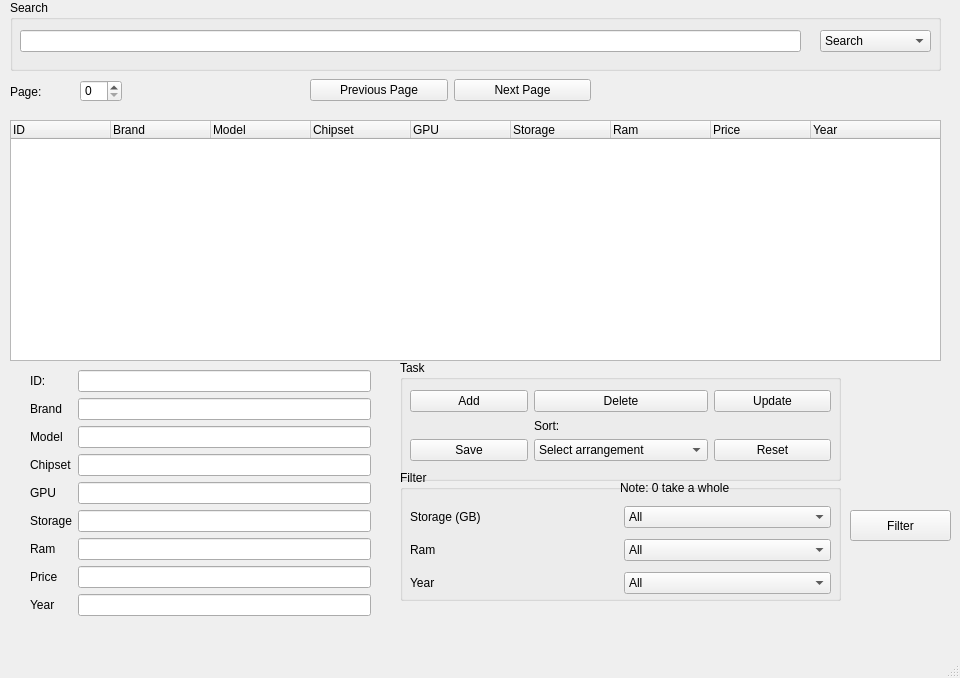
<?xml version="1.0" encoding="UTF-8"?>
<ui version="4.0">
 <class>MainWindow</class>
 <widget class="QMainWindow" name="MainWindow">
  <property name="geometry">
   <rect>
    <x>0</x>
    <y>0</y>
    <width>960</width>
    <height>678</height>
   </rect>
  </property>
  <property name="windowTitle">
   <string>MainWindow</string>
  </property>
  <widget class="QWidget" name="centralwidget">
   <widget class="QTreeWidget" name="treeWidget">
    <property name="geometry">
     <rect>
      <x>10</x>
      <y>120</y>
      <width>931</width>
      <height>241</height>
     </rect>
    </property>
    <column>
     <property name="text">
      <string>ID</string>
     </property>
    </column>
    <column>
     <property name="text">
      <string>Brand</string>
     </property>
    </column>
    <column>
     <property name="text">
      <string>Model</string>
     </property>
    </column>
    <column>
     <property name="text">
      <string>Chipset</string>
     </property>
    </column>
    <column>
     <property name="text">
      <string>GPU</string>
     </property>
    </column>
    <column>
     <property name="text">
      <string>Storage</string>
     </property>
    </column>
    <column>
     <property name="text">
      <string>Ram</string>
     </property>
    </column>
    <column>
     <property name="text">
      <string>Price</string>
     </property>
    </column>
    <column>
     <property name="text">
      <string>Year</string>
     </property>
    </column>
   </widget>
   <widget class="QGroupBox" name="groupBox_4">
    <property name="geometry">
     <rect>
      <x>400</x>
      <y>360</y>
      <width>441</width>
      <height>121</height>
     </rect>
    </property>
    <property name="title">
     <string>Task</string>
    </property>
    <widget class="QWidget" name="gridLayoutWidget_4">
     <property name="geometry">
      <rect>
       <x>10</x>
       <y>30</y>
       <width>421</width>
       <height>71</height>
      </rect>
     </property>
     <layout class="QGridLayout" name="gridLayout_5">
      <item row="3" column="0">
       <widget class="QPushButton" name="btnSave">
        <property name="text">
         <string>Save</string>
        </property>
       </widget>
      </item>
      <item row="1" column="0">
       <widget class="QPushButton" name="btnAdd_2">
        <property name="text">
         <string>Add</string>
        </property>
       </widget>
      </item>
      <item row="3" column="1">
       <widget class="QComboBox" name="cbSort_2">
        <item>
         <property name="text">
          <string>Select arrangement</string>
         </property>
        </item>
        <item>
         <property name="text">
          <string>Sort by Model -  A --&gt; Z</string>
         </property>
        </item>
        <item>
         <property name="text">
          <string>Sort by Model - Z --&gt; A</string>
         </property>
        </item>
        <item>
         <property name="text">
          <string>Sort by Price - Ascending</string>
         </property>
        </item>
        <item>
         <property name="text">
          <string>Sort by Price - Descending</string>
         </property>
        </item>
       </widget>
      </item>
      <item row="1" column="1">
       <widget class="QPushButton" name="btnDelete_2">
        <property name="text">
         <string>Delete</string>
        </property>
       </widget>
      </item>
      <item row="1" column="2">
       <widget class="QPushButton" name="btnUpdate_2">
        <property name="text">
         <string>Update</string>
        </property>
       </widget>
      </item>
      <item row="3" column="2">
       <widget class="QPushButton" name="btnClear">
        <property name="text">
         <string>Reset</string>
        </property>
       </widget>
      </item>
      <item row="2" column="1">
       <widget class="QLabel" name="label_8">
        <property name="text">
         <string>Sort:</string>
        </property>
       </widget>
      </item>
     </layout>
    </widget>
   </widget>
   <widget class="QWidget" name="formLayoutWidget">
    <property name="geometry">
     <rect>
      <x>30</x>
      <y>370</y>
      <width>341</width>
      <height>263</height>
     </rect>
    </property>
    <layout class="QFormLayout" name="formLayout_2">
     <item row="0" column="0">
      <widget class="QLabel" name="label_10">
       <property name="text">
        <string>ID:</string>
       </property>
      </widget>
     </item>
     <item row="0" column="1">
      <widget class="QLineEdit" name="txtID_2">
       <property name="tabletTracking">
        <bool>false</bool>
       </property>
      </widget>
     </item>
     <item row="1" column="0">
      <widget class="QLabel" name="dLabel_3">
       <property name="text">
        <string>Brand</string>
       </property>
      </widget>
     </item>
     <item row="1" column="1">
      <widget class="QLineEdit" name="txtBrand_2"/>
     </item>
     <item row="2" column="0">
      <widget class="QLabel" name="label_11">
       <property name="text">
        <string>Model</string>
       </property>
      </widget>
     </item>
     <item row="2" column="1">
      <widget class="QLineEdit" name="txtModel_2"/>
     </item>
     <item row="3" column="0">
      <widget class="QLabel" name="label_12">
       <property name="text">
        <string>Chipset</string>
       </property>
      </widget>
     </item>
     <item row="3" column="1">
      <widget class="QLineEdit" name="txtChipset_2"/>
     </item>
     <item row="4" column="0">
      <widget class="QLabel" name="tx_2">
       <property name="text">
        <string>GPU</string>
       </property>
      </widget>
     </item>
     <item row="4" column="1">
      <widget class="QLineEdit" name="txtGPU_2"/>
     </item>
     <item row="5" column="0">
      <widget class="QLabel" name="label_13">
       <property name="text">
        <string>Storage</string>
       </property>
      </widget>
     </item>
     <item row="5" column="1">
      <widget class="QLineEdit" name="txtStorage_2"/>
     </item>
     <item row="6" column="0">
      <widget class="QLabel" name="label_14">
       <property name="text">
        <string>Ram</string>
       </property>
      </widget>
     </item>
     <item row="6" column="1">
      <widget class="QLineEdit" name="txtRam_2"/>
     </item>
     <item row="7" column="0">
      <widget class="QLabel" name="dLabel_4">
       <property name="text">
        <string>Price</string>
       </property>
      </widget>
     </item>
     <item row="7" column="1">
      <widget class="QLineEdit" name="txtPrice_2"/>
     </item>
     <item row="8" column="0">
      <widget class="QLabel" name="dQWDLabel_2">
       <property name="text">
        <string>Year</string>
       </property>
      </widget>
     </item>
     <item row="8" column="1">
      <widget class="QLineEdit" name="txtYear_2"/>
     </item>
    </layout>
   </widget>
   <widget class="QLabel" name="lbPage">
    <property name="geometry">
     <rect>
      <x>10</x>
      <y>82</y>
      <width>61</width>
      <height>20</height>
     </rect>
    </property>
    <property name="text">
     <string>Page:</string>
    </property>
   </widget>
   <widget class="QWidget" name="gridLayoutWidget_5">
    <property name="geometry">
     <rect>
      <x>310</x>
      <y>70</y>
      <width>281</width>
      <height>41</height>
     </rect>
    </property>
    <layout class="QGridLayout" name="gridLayout_6">
     <item row="1" column="0">
      <widget class="QPushButton" name="btnPrePage_2">
       <property name="text">
        <string>Previous Page</string>
       </property>
      </widget>
     </item>
     <item row="1" column="1">
      <widget class="QPushButton" name="btnNextP_2">
       <property name="text">
        <string>Next Page</string>
       </property>
      </widget>
     </item>
    </layout>
   </widget>
   <widget class="QGroupBox" name="groupBox_6">
    <property name="geometry">
     <rect>
      <x>10</x>
      <y>0</y>
      <width>931</width>
      <height>71</height>
     </rect>
    </property>
    <property name="title">
     <string>Search</string>
    </property>
    <widget class="QLineEdit" name="txtSearch_2">
     <property name="geometry">
      <rect>
       <x>10</x>
       <y>30</y>
       <width>781</width>
       <height>22</height>
      </rect>
     </property>
    </widget>
    <widget class="QComboBox" name="cbSearch_2">
     <property name="geometry">
      <rect>
       <x>810</x>
       <y>30</y>
       <width>111</width>
       <height>22</height>
      </rect>
     </property>
     <item>
      <property name="text">
       <string>Search</string>
      </property>
     </item>
     <item>
      <property name="text">
       <string>ID</string>
      </property>
     </item>
     <item>
      <property name="text">
       <string>Model</string>
      </property>
     </item>
    </widget>
   </widget>
   <widget class="QSpinBox" name="sbPage">
    <property name="geometry">
     <rect>
      <x>80</x>
      <y>80</y>
      <width>42</width>
      <height>22</height>
     </rect>
    </property>
    <property name="maximum">
     <number>999999999</number>
    </property>
   </widget>
   <widget class="QGroupBox" name="groupBox_5">
    <property name="geometry">
     <rect>
      <x>400</x>
      <y>470</y>
      <width>441</width>
      <height>131</height>
     </rect>
    </property>
    <property name="title">
     <string>Filter</string>
    </property>
    <widget class="QWidget" name="gridLayoutWidget_6">
     <property name="geometry">
      <rect>
       <x>10</x>
       <y>31</y>
       <width>421</width>
       <height>98</height>
      </rect>
     </property>
     <layout class="QGridLayout" name="gridLayout_7">
      <item row="2" column="1">
       <widget class="QComboBox" name="cbR">
        <item>
         <property name="text">
          <string>All</string>
         </property>
        </item>
        <item>
         <property name="text">
          <string>2</string>
         </property>
        </item>
        <item>
         <property name="text">
          <string>3</string>
         </property>
        </item>
        <item>
         <property name="text">
          <string>4</string>
         </property>
        </item>
        <item>
         <property name="text">
          <string>6</string>
         </property>
        </item>
        <item>
         <property name="text">
          <string>8</string>
         </property>
        </item>
        <item>
         <property name="text">
          <string>12</string>
         </property>
        </item>
        <item>
         <property name="text">
          <string>16</string>
         </property>
        </item>
        <item>
         <property name="text">
          <string>24</string>
         </property>
        </item>
       </widget>
      </item>
      <item row="1" column="0">
       <widget class="QLabel" name="label_9">
        <property name="text">
         <string>Storage (GB)</string>
        </property>
       </widget>
      </item>
      <item row="3" column="1">
       <widget class="QComboBox" name="cbY">
        <item>
         <property name="text">
          <string>All</string>
         </property>
        </item>
        <item>
         <property name="text">
          <string>2017</string>
         </property>
        </item>
        <item>
         <property name="text">
          <string>2018</string>
         </property>
        </item>
        <item>
         <property name="text">
          <string>2019</string>
         </property>
        </item>
        <item>
         <property name="text">
          <string>2020</string>
         </property>
        </item>
        <item>
         <property name="text">
          <string>2021</string>
         </property>
        </item>
        <item>
         <property name="text">
          <string>2022</string>
         </property>
        </item>
        <item>
         <property name="text">
          <string>2023</string>
         </property>
        </item>
        <item>
         <property name="text">
          <string>2024</string>
         </property>
        </item>
       </widget>
      </item>
      <item row="2" column="0">
       <widget class="QLabel" name="label_5">
        <property name="text">
         <string>Ram</string>
        </property>
       </widget>
      </item>
      <item row="3" column="0">
       <widget class="QLabel" name="label_4">
        <property name="text">
         <string>Year</string>
        </property>
       </widget>
      </item>
      <item row="1" column="1">
       <widget class="QComboBox" name="cbS">
        <item>
         <property name="text">
          <string>All</string>
         </property>
        </item>
        <item>
         <property name="text">
          <string>32</string>
         </property>
        </item>
        <item>
         <property name="text">
          <string>64</string>
         </property>
        </item>
        <item>
         <property name="text">
          <string>128</string>
         </property>
        </item>
        <item>
         <property name="text">
          <string>256</string>
         </property>
        </item>
        <item>
         <property name="text">
          <string>512</string>
         </property>
        </item>
        <item>
         <property name="text">
          <string>1024</string>
         </property>
        </item>
       </widget>
      </item>
     </layout>
    </widget>
    <widget class="QLabel" name="label">
     <property name="geometry">
      <rect>
       <x>220</x>
       <y>10</y>
       <width>141</width>
       <height>16</height>
      </rect>
     </property>
     <property name="text">
      <string>Note: 0 take a whole</string>
     </property>
    </widget>
   </widget>
   <widget class="QPushButton" name="btnFilter">
    <property name="geometry">
     <rect>
      <x>850</x>
      <y>510</y>
      <width>101</width>
      <height>31</height>
     </rect>
    </property>
    <property name="text">
     <string>Filter</string>
    </property>
   </widget>
  </widget>
  <widget class="QMenuBar" name="menubar">
   <property name="geometry">
    <rect>
     <x>0</x>
     <y>0</y>
     <width>960</width>
     <height>17</height>
    </rect>
   </property>
  </widget>
  <widget class="QStatusBar" name="statusbar"/>
 </widget>
 <resources/>
 <connections/>
</ui>
